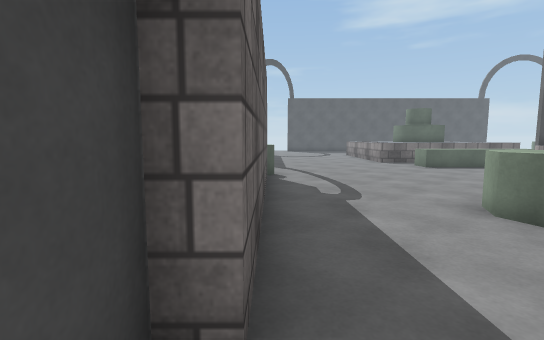
view 1 (above)

13 first-person views from a walk through a scene from a Unity 3-D project. The camera is 1.2 m above the floor, tilts 6° down and sees 85° across. The floor is counted in squares, 1 m on a side. Each view is taken from the middle of a square. On the plan, view 1 faces up. The plan holds only what a view shows up to about 13 squares ahead; the rest is blank. The place goes on beyond the plan. The player character is not drawn. Some surface patterns are stand-ins.

view 2
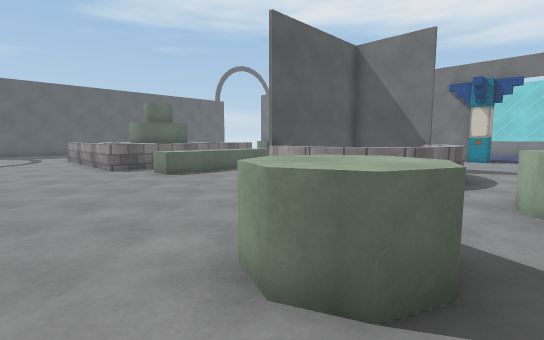

view 3
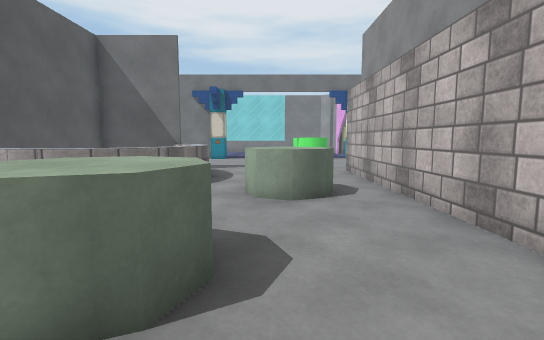

view 4
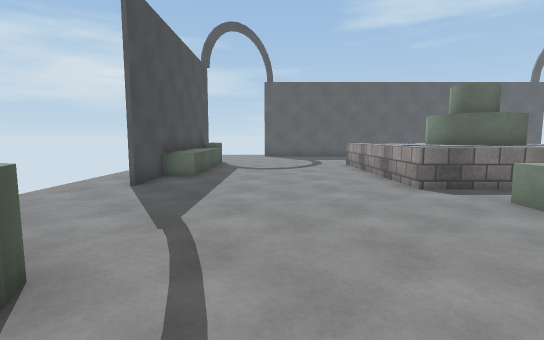

view 5
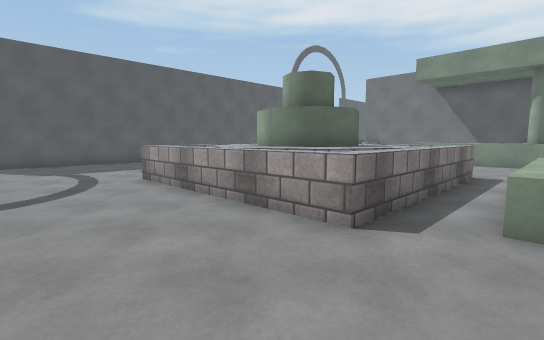

view 6
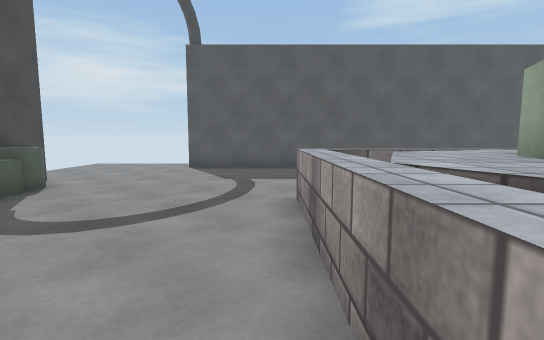

view 7
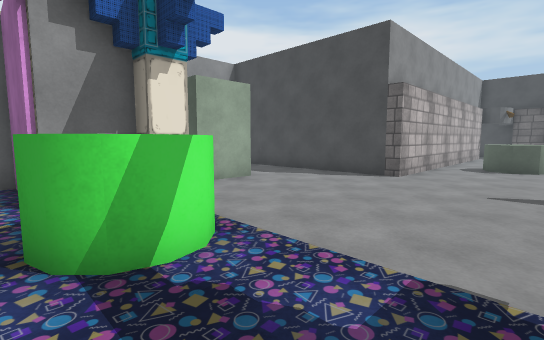

view 8
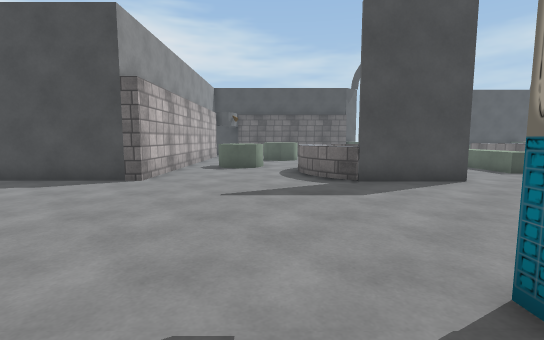

view 9
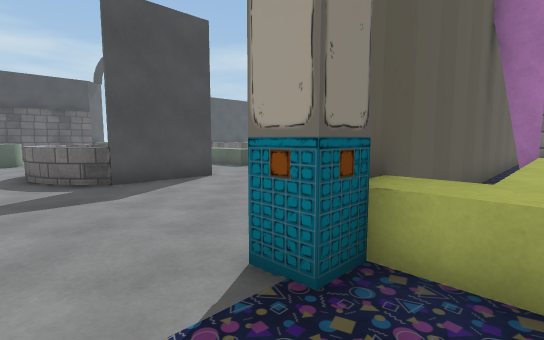

view 10
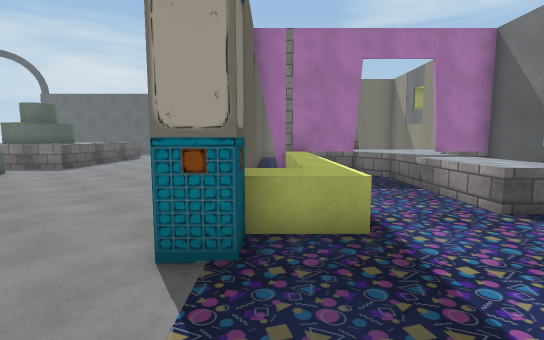

view 11
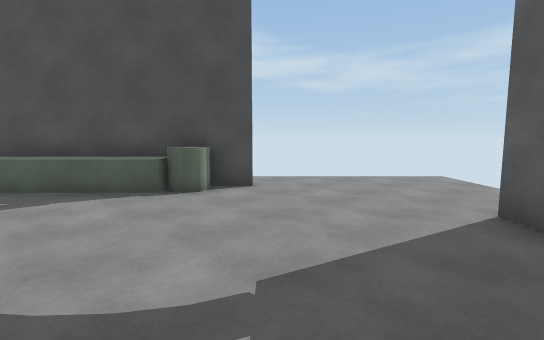

view 12
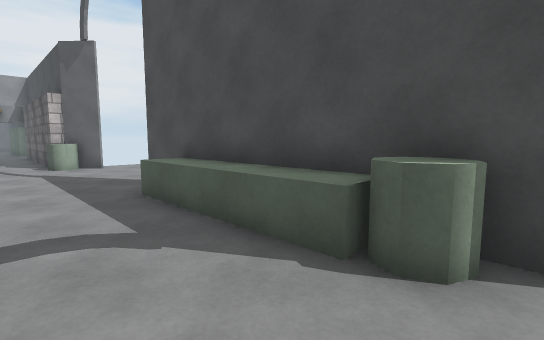

view 13
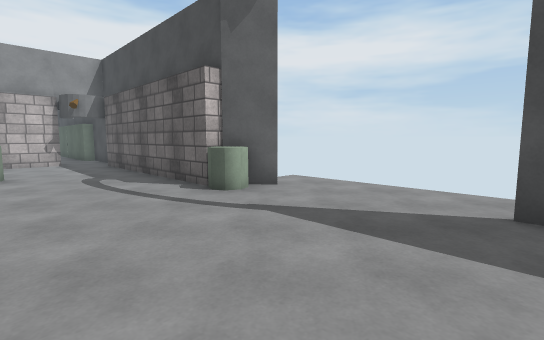

### Floor plan
Key: @ floor where view 1 was taken; # wall or solid block; . main floor; : floor 0.75 m higher than the main floor; = window, fence, low wall or low ledge; ^ raised ledge; P pillar.
Columns run from 3 left of view 1 to 29 right of it. Each row starts with its distance up from view 1.
 30 ....
 29 .....##############
 28 ..........
 27 ..........
 26 ..........
 25 ..........
 24 .#........
 23  #^.......
 22   ^......^^^^
 21   ^......^^^^
 20   ^......^^^           #
 19   ^......^^#           #
 18 .#^......^^### ^       #
 17 .#.......^^^#^^^       #
 16 .#.......^^^^^ ^... .^ #    ===
 15 .........^^^^^^^.....^ #      #
 14 .....................# ^####: ###
 13 ..........^^^^^......  # ^ =: = #
 12 .....................  # ^ .:=  #
 11 ............  ........ # ^ .:=
 10 .##^........#####..... # ^..:=
  9   ##.......=    #......# ^..:=
  8    #...... ^    #......#^^..:
  7    #.....  ==   #......#^^...
  6    #.....   =  ==......PP...
  5    #...^^....=^=...........
  4    #...^^..................
  3    #.......^^.............
  2   ##.......^^..............
  1   # ....................^^.
  0    @ ############.......^^.
 -1                 #.......  .
 -2                 #......P##.
 -3                 #.....   #.

Positions as (right, up) in squares from view 1, and headings:
1: (0, 0), facing up
2: (2, 3), facing up-right
3: (2, 3), facing right
4: (2, 8), facing up
5: (2, 13), facing up-right
6: (5, 16), facing up
7: (23, 4), facing down-left
8: (22, 4), facing left
9: (22, 4), facing up-left
10: (21, 3), facing up
11: (6, 25), facing left
12: (2, 24), facing down-left
13: (4, 16), facing down-left
